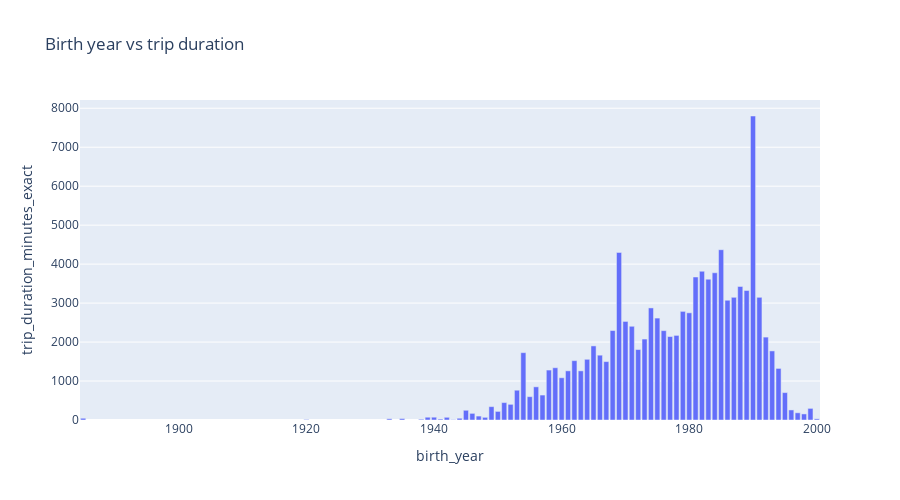

Source (notebook cell):
### Code cell
fig = px.bar(data_frame=df_agg_2
              , x='birth_year'
              , y='trip_duration_minutes_exact'
              , height=500
              , title="Birth year vs trip duration"
              #,color='birth_year'
              )
fig.show()

### Figure 1 — Plotly figure (JSON) as saved in the notebook; plotly's stock layout.template omitted (floating-point values rounded to 4 significant figures)
{"data": [{"hovertemplate": "birth_year=%{x}<br>trip_duration_minutes_exact=%{y}<extra></extra>", "legendgroup": "", "marker": {"color": "#636efa", "pattern": {"shape": ""}}, "name": "", "orientation": "v", "showlegend": false, "textposition": "auto", "type": "bar", "x": [1885, 1920, 1933, 1935, 1938, 1939, 1940, 1941, 1942, 1943, 1944, 1945, 1946, 1947, 1948, 1949, 1950, 1951, 1952, 1953, 1954, 1955, 1956, 1957, 1958, 1959, 1960, 1961, 1962, 1963, 1964, 1965, 1966, 1967, 1968, 1969, 1970, 1971, 1972, 1973, 1974, 1975, 1976, 1977, 1978, 1979, 1980, 1981, 1982, 1983, 1984, 1985, 1986, 1987, 1988, 1989, 1990, 1991, 1992, 1993, 1994, 1995, 1996, 1997, 1998, 1999, 2000], "xaxis": "x", "y": [44.97, 12.43, 31.25, 36.53, 19.23, 71.12, 71.9, 23.85, 68.92, 7.833, 45.2, 249.3, 170.2, 100.8, 68.17, 342.9, 220.4, 447.1, 401.8, 764.4, 1728.0, 598.6, 851.3, 640.2, 1282.0, 1341.0, 1084.0, 1262.0, 1523.0, 1261.0, 1557.0, 1901.0, 1663.0, 1499.0, 2296.0, 4300.0, 2529.0, 2405.0, 1808.0, 2077.0, 2876.0, 2615.0, 2293.0, 2141.0, 2171.0, 2787.0, 2750.0, 3669.0, 3817.0, 3614.0, 3778.0, 4370.0, 3073.0, 3149.0, 3426.0, 3322.0, 7801.0, 3148.0, 2127.0, 1773.0, 1324.0, 703.5, 257.9, 184.9, 155.9, 297.9, 30.22], "yaxis": "y"}], "layout": {"barmode": "relative", "height": 500, "legend": {"tracegroupgap": 0}, "title": {"text": "Birth year vs trip duration"}, "xaxis": {"anchor": "y", "domain": [0, 1], "title": {"text": "birth_year"}}, "yaxis": {"anchor": "x", "domain": [0, 1], "title": {"text": "trip_duration_minutes_exact"}}}}
